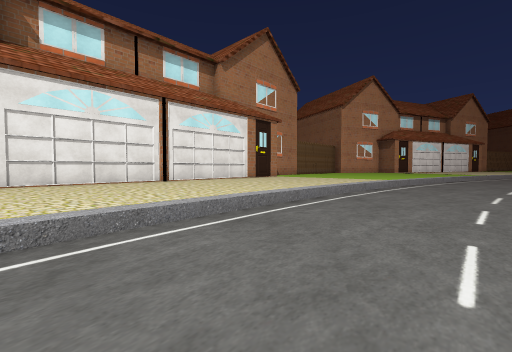
[1] (above)

22 first-person views from a walk through a Unity game level. The camera is 1.4 m above the floor, tilts 2° down and sees 90° across. The floor is counted in squares, 2 m on a side. Each view is taken from the middle of a square. On the plan, view 1 faces up. The plan holds only what a view shows up to about 9 squares ahead; the rest is blank. The place goes on beyond the plan. The player is left out. Some surface patterns are stand-ins.

[2]
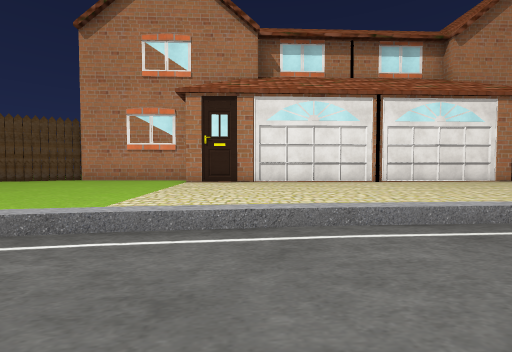

[3]
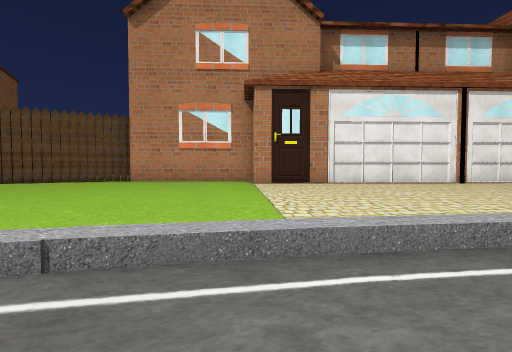

[4]
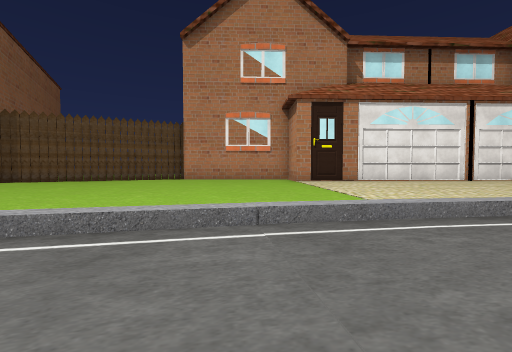

[5]
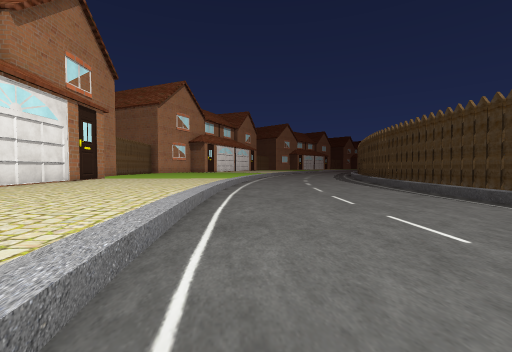

[6]
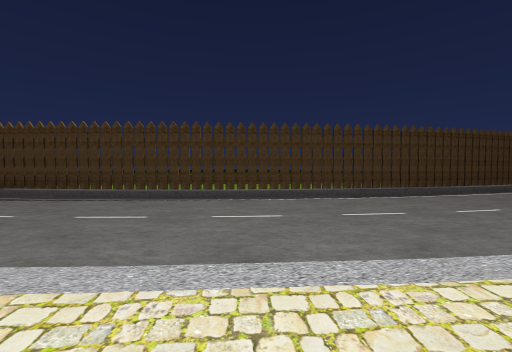

[7]
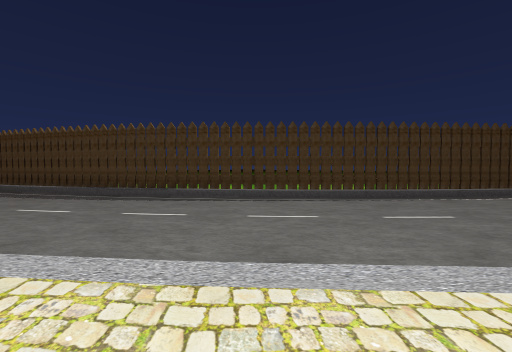

[8]
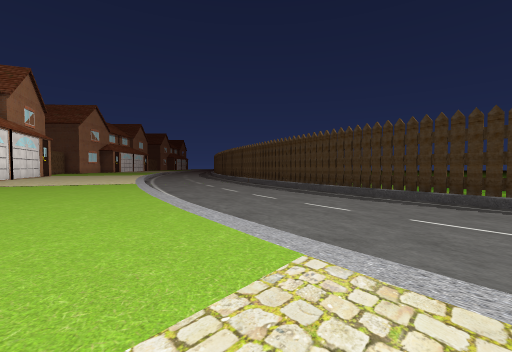

[9]
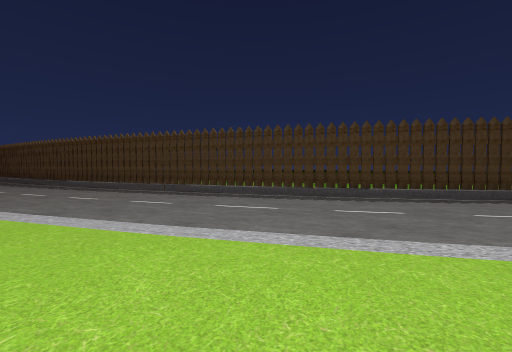

[10]
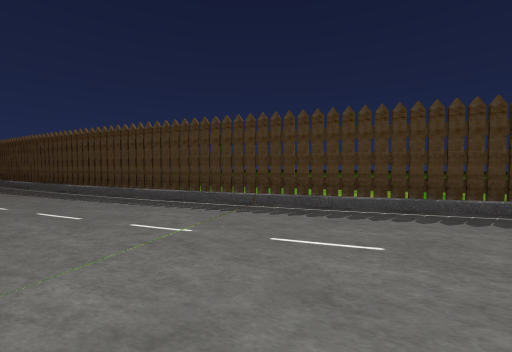

[11]
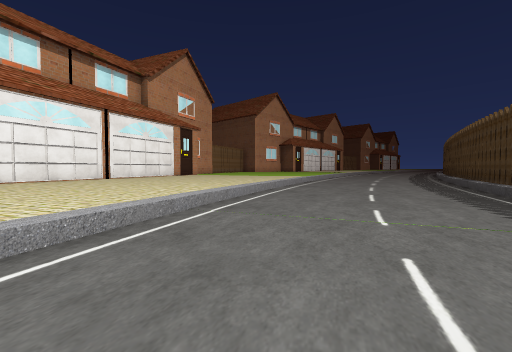

[12]
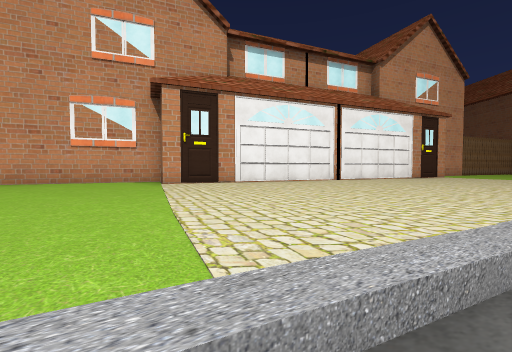

[13]
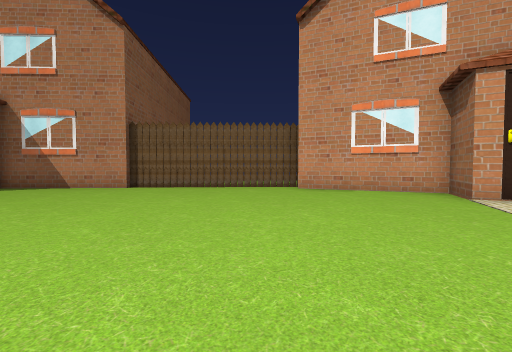

[14]
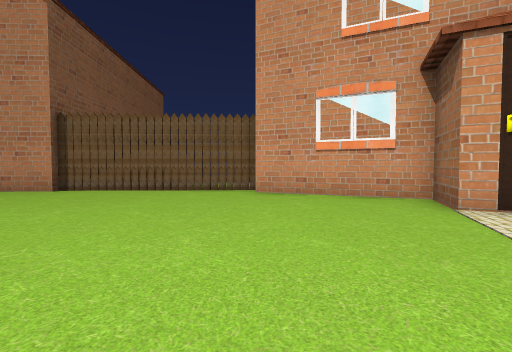

[15]
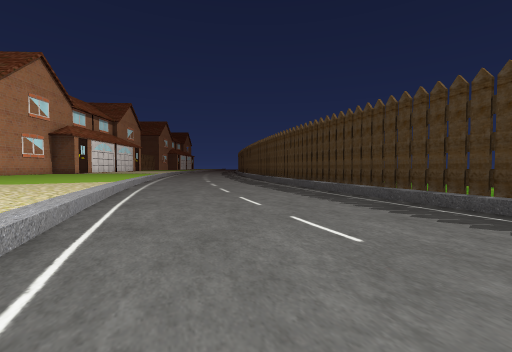

[16]
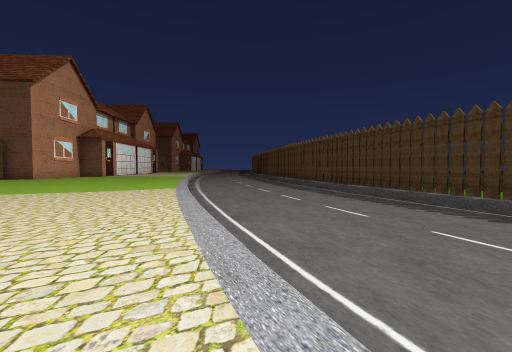

[17]
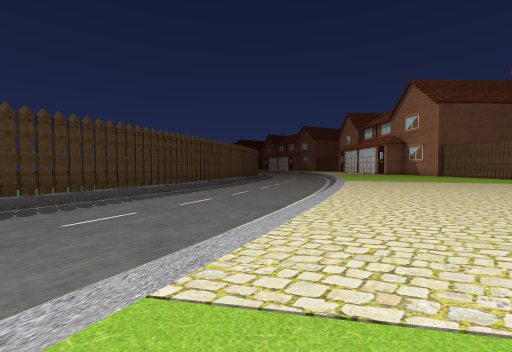

[18]
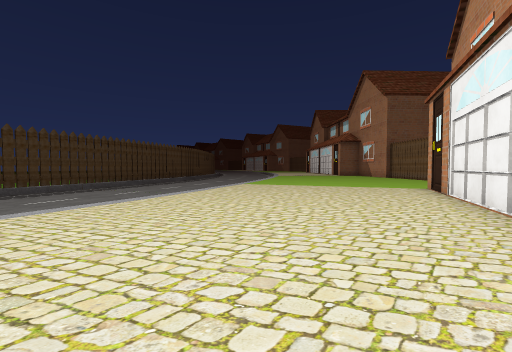

[19]
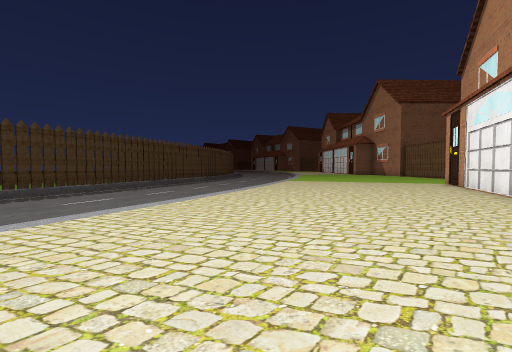

[20]
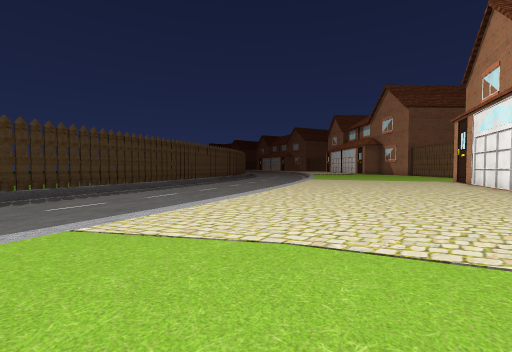

[21]
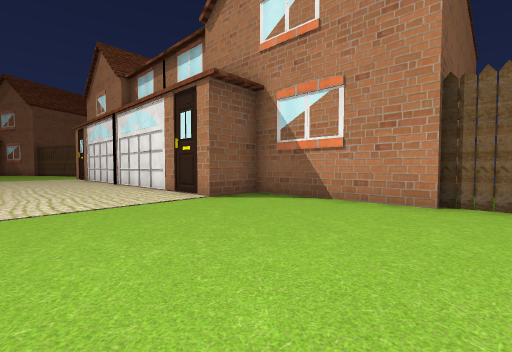

[22]
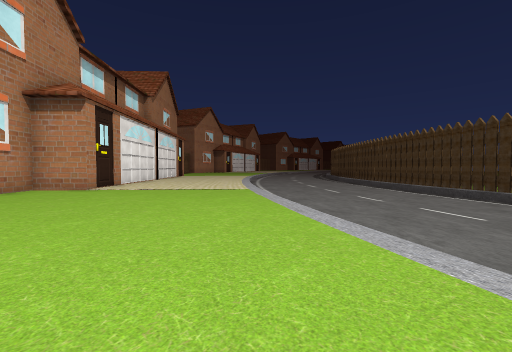

### Floor plan
Key: @ floor where view 1 was taken; # wall or solid block; . main floor; - floor 0.5 m lower than the main floor; / step, stairs or slope; = window, fence, low wall or low ledge; v drop or lower ground; O other object.
Columns run from 13 left of view 1 to 26 right of it. Each row starts with its distance up from view 1.
 23                       ### ####..........
 22                    ####.###.............
 21                   ###...................
 20                  ##.....................
 19                 ##...................//-
 18                ##.................//----
 17                #................/-------
 16               #..............//---------
 15              v#............//=----------
 14              #...........//---=---------
 13             vv#........./--------------#
 12              #......../------------//#v
 11             O.......//---------=//###
 10            O......./----------//##
  9           O......./---------//##
  8          OO....../---------/#v
  7         O......./---------##
  6       vv.......---------##
  5     ###.......--------/#v
  4    #........./-------/#
  3  ##........./-------/#
  2  #........./-------/#
  1 ##......../-------/#
  0 #......../---@---/#
 -1 #......../------/#
 -2 #......./------/#
 -3 #.......-------#v
 -4     .../------/#
 -5     ../------/#

Where each view was taken, in squares from view 1:
view 1: 0 up, 0 right, facing up
view 2: 0 up, 0 right, facing up-left
view 3: 1 down, 2 left, facing up-left
view 4: 3 down, 2 left, facing up-left
view 5: 1 up, 2 left, facing up-right
view 6: 5 up, 2 left, facing down-right
view 7: 9 up, 2 right, facing down-right
view 8: 10 up, 3 right, facing right
view 9: 15 up, 9 right, facing down-right
view 10: 15 up, 14 right, facing down-right
view 11: 12 up, 14 right, facing up-right
view 12: 14 up, 14 right, facing up
view 13: 14 up, 12 right, facing up-left
view 14: 16 up, 12 right, facing up-left
view 15: 15 up, 17 right, facing right
view 16: 17 up, 17 right, facing right
view 17: 21 up, 26 right, facing down-left
view 18: 23 up, 21 right, facing down-left
view 19: 23 up, 24 right, facing down-left
view 20: 23 up, 26 right, facing down-left
view 21: 14 up, 7 right, facing left
view 22: 5 down, 9 left, facing up-right
